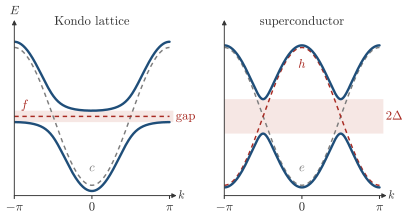

Reproduce this figure in Python.
"""Session 8, one mechanism for two gaps. The Kondo lattice (8.21) in one dimension, per spin, mixes the conduction
band with the flat f level, and the Bogoliubov-de Gennes Hamiltonian of Section 5.8 mixes the electron band with
its hole copy. Both are 2x2 Bloch Hamiltonians, diagonalized here with numpy."""
import os, sys
sys.path.insert(0, os.path.join(os.path.dirname(os.path.abspath(__file__)), '..'))
import numpy as np
import style

t, g, D = 1.0, 0.6, 0.5              # hopping, Kondo hybridization gamma_K, pairing Delta
k = np.linspace(-np.pi, np.pi, 401)
eps = -2 * t * np.cos(k)             # half filling, the Fermi level is at zero energy
kondo = np.array([np.linalg.eigvalsh([[e, g], [g, 0.0]]) for e in eps])
bdg = np.array([np.linalg.eigvalsh([[e, D], [D, -e]]) for e in eps])
gap_k = (kondo[:, 0].max(), kondo[:, 1].min())
gap_b = (bdg[:, 0].max(), bdg[:, 1].min())
assert np.isclose(gap_k[1] - gap_k[0], 2 * (np.sqrt(t ** 2 + g ** 2) - t), atol=1e-6)   # indirect gap, about g^2/t
assert np.isclose(gap_b[1] - gap_b[0], 2 * D, atol=1e-4)

fig, axs = style.plt.subplots(1, 2, figsize=(12.6 * style.CM, 5.8 * style.CM), sharey=True)
fig.subplots_adjust(wspace=0.32)
for ax, bands, bare, gap, title in (
        (axs[0], kondo, (eps, 0 * eps), gap_k, 'Kondo lattice'),
        (axs[1], bdg, (eps, -eps), gap_b, 'superconductor')):
    style.arrows(ax, xlabel=r'$k$', ylabel=r'$E$' if ax is axs[0] else None)
    ax.axhspan(*gap, color='#f6e7e4', lw=0, zorder=0)
    for y, col in zip(bare, (style.MUTED, style.BROKEN)):
        ax.plot(k, y, color=col, lw=1.1, ls=(0, (3, 2.5)))
    for n in range(2):
        ax.plot(k, bands[:, n], color=style.ACCENT, lw=1.8)
    ax.set_xlim(-np.pi, np.pi * 1.05); ax.set_ylim(-2.3, 2.6)
    style.label(ax, 0, 2.75, title, fontsize=9.5)
    ax.set_xticks([-np.pi, 0, np.pi]); ax.set_xticklabels([r'$-\pi$', r'$0$', r'$\pi$'])
    ax.tick_params(length=2.5, pad=2, labelsize=9.5)
style.label(axs[0], 0, -1.5, r'$c$', fontsize=9.5, color=style.MUTED)
style.label(axs[0], -2.75, 0.32, r'$f$', fontsize=9.5, color=style.BROKEN)
style.label(axs[1], 0, -1.5, r'$e$', fontsize=9.5, color=style.MUTED)
style.label(axs[1], 0, 1.5, r'$h$', fontsize=9.5, color=style.BROKEN)
style.label(axs[0], np.pi * 1.08, 0.0, 'gap', fontsize=9.5, color=style.BROKEN, ha='left')
style.label(axs[1], np.pi * 1.08, 0.0, r'$2\Delta$', fontsize=9.5, color=style.BROKEN, ha='left')
style.save(fig, __file__)
